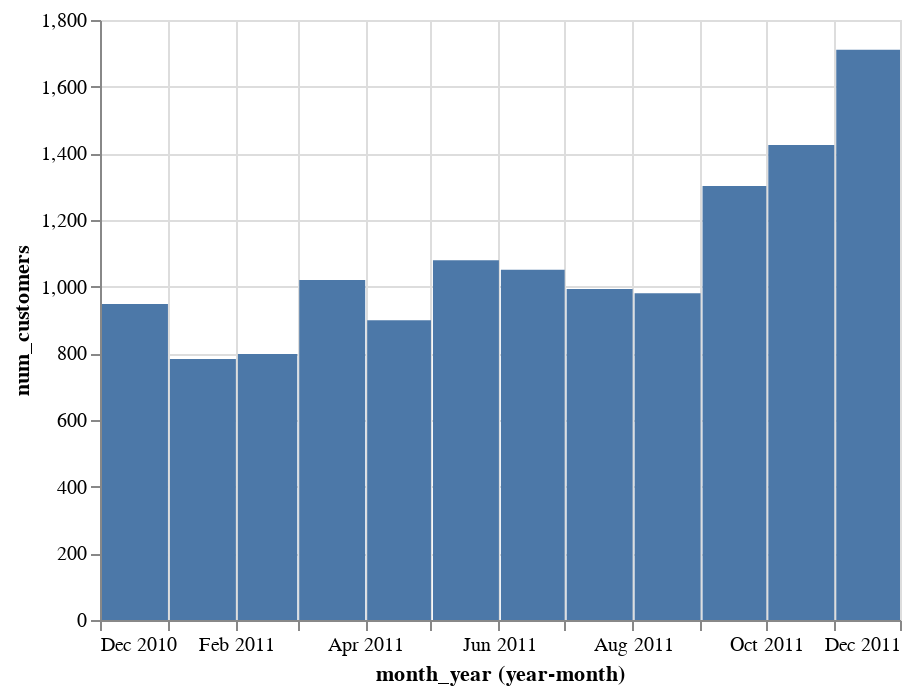

The notebook cell this image was saved under:
### Markdown cell above
### Monthly customers (4)

### Code cell
monthly_cust = e_commerce_monthly[['month_year','num_customers']]
# Timestamp('2011-11-01 00:00:00') - why is this graph showing Dec 2011!

monthly_cust.month_year.max()
alt.Chart(monthly_cust).mark_bar().encode(
    x=alt.X('month_year',timeUnit='yearmonth'),
    y='num_customers'
)

### Figure 1 — Vega-Lite specification as saved in the notebook (floating-point values rounded to 4 significant figures)
{"config": {"view": {"continuousWidth": 400, "continuousHeight": 300}}, "data": {"name": "data-2c29a7e697f1daa386b403675b6326a8"}, "mark": "bar", "encoding": {"x": {"field": "month_year", "timeUnit": "yearmonth", "type": "temporal"}, "y": {"field": "num_customers", "type": "quantitative"}}, "$schema": "https://vega.github.io/schema/vega-lite/v4.17.0.json", "datasets": {"data-2c29a7e697f1daa386b403675b6326a8": [{"month_year": "2010-12-01T00:00:00", "num_customers": 948}, {"month_year": "2011-01-01T00:00:00", "num_customers": 783}, {"month_year": "2011-02-01T00:00:00", "num_customers": 798}, {"month_year": "2011-03-01T00:00:00", "num_customers": 1020}, {"month_year": "2011-04-01T00:00:00", "num_customers": 899}, {"month_year": "2011-05-01T00:00:00", "num_customers": 1079}, {"month_year": "2011-06-01T00:00:00", "num_customers": 1051}, {"month_year": "2011-07-01T00:00:00", "num_customers": 993}, {"month_year": "2011-08-01T00:00:00", "num_customers": 980}, {"month_year": "2011-09-01T00:00:00", "num_customers": 1302}, {"month_year": "2011-10-01T00:00:00", "num_customers": 1425}, {"month_year": "2011-11-01T00:00:00", "num_customers": 1711}]}}
